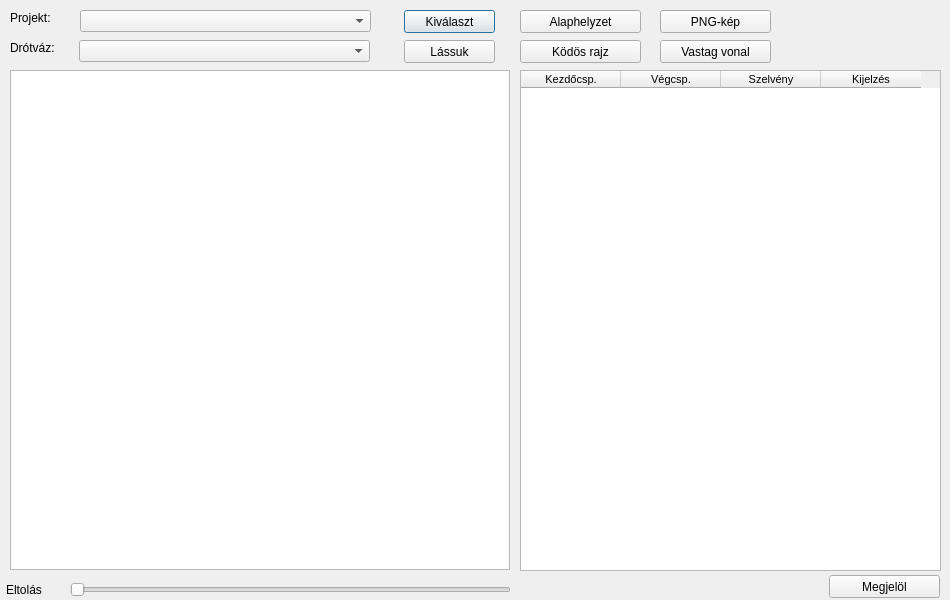
<?xml version="1.0" encoding="UTF-8"?>
<ui version="4.0">
 <class>Drotvaz</class>
 <widget class="QDialog" name="Drotvaz">
  <property name="geometry">
   <rect>
    <x>0</x>
    <y>0</y>
    <width>950</width>
    <height>600</height>
   </rect>
  </property>
  <property name="windowTitle">
   <string>Rácsos szerkezetek drótvázainak megjelenítése</string>
  </property>
  <widget class="QGraphicsView" name="nezet">
   <property name="geometry">
    <rect>
     <x>10</x>
     <y>70</y>
     <width>500</width>
     <height>500</height>
    </rect>
   </property>
  </widget>
  <widget class="QLabel" name="label">
   <property name="geometry">
    <rect>
     <x>6</x>
     <y>580</y>
     <width>61</width>
     <height>20</height>
    </rect>
   </property>
   <property name="font">
    <font>
     <family>MS Sans Serif</family>
    </font>
   </property>
   <property name="text">
    <string>Eltolás</string>
   </property>
  </widget>
  <widget class="QLabel" name="label_2">
   <property name="geometry">
    <rect>
     <x>10</x>
     <y>10</y>
     <width>71</width>
     <height>16</height>
    </rect>
   </property>
   <property name="font">
    <font>
     <family>MS Sans Serif</family>
    </font>
   </property>
   <property name="text">
    <string>Projekt:</string>
   </property>
  </widget>
  <widget class="QLabel" name="label_3">
   <property name="geometry">
    <rect>
     <x>10</x>
     <y>40</y>
     <width>71</width>
     <height>16</height>
    </rect>
   </property>
   <property name="font">
    <font>
     <family>MS Sans Serif</family>
    </font>
   </property>
   <property name="text">
    <string>Drótváz:</string>
   </property>
  </widget>
  <widget class="QComboBox" name="projekt_lista">
   <property name="geometry">
    <rect>
     <x>80</x>
     <y>10</y>
     <width>291</width>
     <height>22</height>
    </rect>
   </property>
  </widget>
  <widget class="QComboBox" name="drotvazak">
   <property name="geometry">
    <rect>
     <x>79</x>
     <y>40</y>
     <width>291</width>
     <height>22</height>
    </rect>
   </property>
  </widget>
  <widget class="QPushButton" name="projekt_kivalaszto">
   <property name="geometry">
    <rect>
     <x>404</x>
     <y>10</y>
     <width>91</width>
     <height>23</height>
    </rect>
   </property>
   <property name="font">
    <font>
     <family>MS Sans Serif</family>
    </font>
   </property>
   <property name="text">
    <string>Kiválaszt</string>
   </property>
  </widget>
  <widget class="QPushButton" name="drotvaz_kivalaszt">
   <property name="geometry">
    <rect>
     <x>404</x>
     <y>40</y>
     <width>91</width>
     <height>23</height>
    </rect>
   </property>
   <property name="font">
    <font>
     <family>MS Sans Serif</family>
    </font>
   </property>
   <property name="text">
    <string>Lássuk</string>
   </property>
  </widget>
  <widget class="QSlider" name="horizontalSlider">
   <property name="geometry">
    <rect>
     <x>70</x>
     <y>580</y>
     <width>441</width>
     <height>20</height>
    </rect>
   </property>
   <property name="orientation">
    <enum>Qt::Horizontal</enum>
   </property>
  </widget>
  <widget class="QTableWidget" name="rudak">
   <property name="geometry">
    <rect>
     <x>520</x>
     <y>70</y>
     <width>421</width>
     <height>501</height>
    </rect>
   </property>
   <property name="font">
    <font>
     <family>MS Sans Serif</family>
     <pointsize>8</pointsize>
    </font>
   </property>
   <property name="rowCount">
    <number>0</number>
   </property>
   <column>
    <property name="text">
     <string>Kezdőcsp.</string>
    </property>
   </column>
   <column>
    <property name="text">
     <string>Végcsp.</string>
    </property>
   </column>
   <column>
    <property name="text">
     <string>Szelvény</string>
    </property>
   </column>
   <column>
    <property name="text">
     <string>Kijelzés</string>
    </property>
   </column>
  </widget>
  <widget class="QPushButton" name="rudkivalaszto">
   <property name="geometry">
    <rect>
     <x>829</x>
     <y>575</y>
     <width>111</width>
     <height>23</height>
    </rect>
   </property>
   <property name="font">
    <font>
     <family>MS Sans Serif</family>
    </font>
   </property>
   <property name="text">
    <string>Megjelöl</string>
   </property>
  </widget>
  <widget class="QPushButton" name="alaphelyzet">
   <property name="geometry">
    <rect>
     <x>520</x>
     <y>10</y>
     <width>121</width>
     <height>23</height>
    </rect>
   </property>
   <property name="font">
    <font>
     <family>MS Sans Serif</family>
    </font>
   </property>
   <property name="text">
    <string>Alaphelyzet</string>
   </property>
  </widget>
  <widget class="QPushButton" name="Kodosito">
   <property name="geometry">
    <rect>
     <x>520</x>
     <y>40</y>
     <width>121</width>
     <height>23</height>
    </rect>
   </property>
   <property name="font">
    <font>
     <family>MS Sans Serif</family>
    </font>
   </property>
   <property name="text">
    <string>Ködös rajz</string>
   </property>
  </widget>
  <widget class="QPushButton" name="pngkep">
   <property name="geometry">
    <rect>
     <x>660</x>
     <y>10</y>
     <width>111</width>
     <height>23</height>
    </rect>
   </property>
   <property name="font">
    <font>
     <family>MS Sans Serif</family>
    </font>
   </property>
   <property name="text">
    <string>PNG-kép</string>
   </property>
  </widget>
  <widget class="QPushButton" name="vastagvonalak">
   <property name="geometry">
    <rect>
     <x>660</x>
     <y>40</y>
     <width>111</width>
     <height>23</height>
    </rect>
   </property>
   <property name="font">
    <font>
     <family>MS Sans Serif</family>
    </font>
   </property>
   <property name="text">
    <string>Vastag vonal</string>
   </property>
  </widget>
 </widget>
 <resources/>
 <connections/>
</ui>
